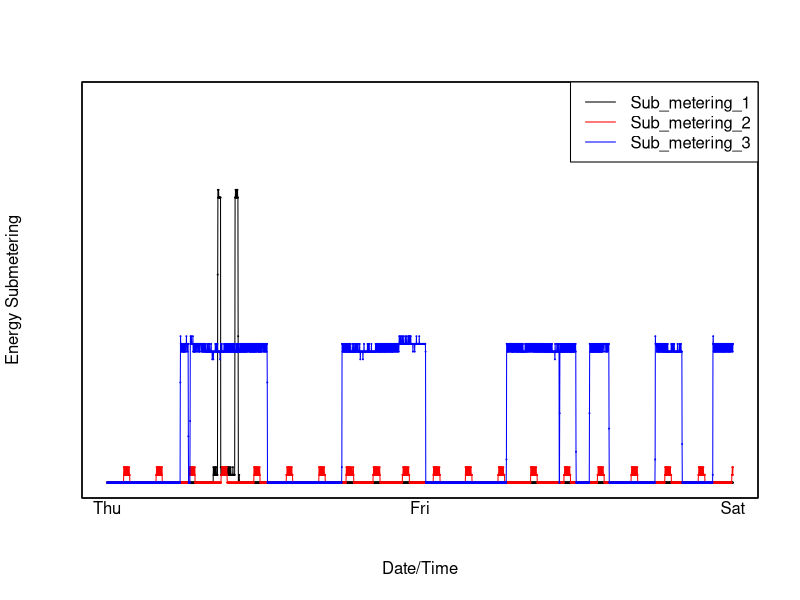

This chart was generated by the following R code:
mydata<-read.csv("mydata.csv")
head(mydata)


l=length(mydata$Global_active_power)

par(mfrow=c(1, 1))
plot(mydata$Sub_metering_1, col = "black", xlab = "Date/Time", ylab = "Energy Submetering", axes=FALSE, frame.plot=TRUE,pch=20, cex=0.2, ylim = c(0,50))
lines(mydata$Sub_metering_1,  col = "black")
par(new=TRUE)
plot(mydata$Sub_metering_2, col = "red", xlab = " ", ylab = " ", axes=FALSE, frame.plot=TRUE,pch=20, cex=0.2, ylim = c(0,50))
lines(mydata$Sub_metering_2,  col = "red")
par(new=TRUE)
plot(mydata$Sub_metering_3, col = "blue", xlab = " ", ylab = " ", axes=FALSE, frame.plot=TRUE,pch=20, cex=0.2, ylim = c(0,50))
lines(mydata$Sub_metering_3,  col = "blue")
legend( "topright", legend = c("Sub_metering_1","Sub_metering_2","Sub_metering_3"),col = c("black","red","blue"),lty=c(1,1,1))


mtext("Thu", side = 1, at=c(1) , outer = F   )
mtext("Fri", side = 1, at=c(l/2), outer = F   )
mtext("Sat", side = 1, at=c(l), outer = F   )

dev.copy(png, file = "Plot3.png",width = 480, height = 480, units = "px")  
dev.off() 


############################################################################

